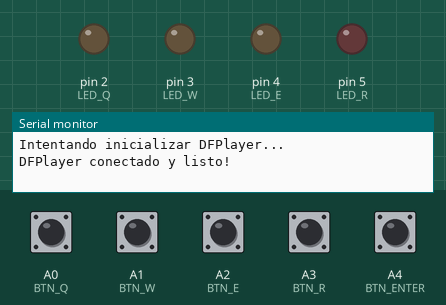
Simulated run of this sketch. Board: Arduino Leonardo, built with avr-gcc and run on an emulated ATmega32U4. Shown: output pins drawn as LEDs (lit = HIGH), the last lines printed to the serial monitor. The test bench sets the inputs (shaded band); at power-on: A0 (BTN_Q), A1 (BTN_W), A2 (BTN_E), A3 (BTN_R), A4 (BTN_ENTER) HIGH. The audio player accepts every command and is not drawn; USB keyboard and mouse output is not drawn.

Above: at 2.2 s.
2.3 s: A0 (BTN_Q) pulled LOW for 0.15 s
At 3.1 s:
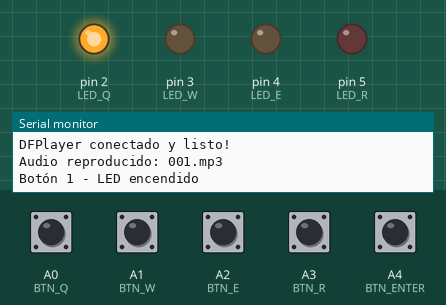
4.8 s: A1 (BTN_W) pulled LOW for 0.15 s
At 5.2 s:
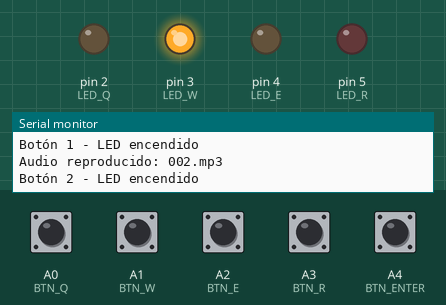
7.3 s: A2 (BTN_E) pulled LOW for 0.15 s
At 8.1 s:
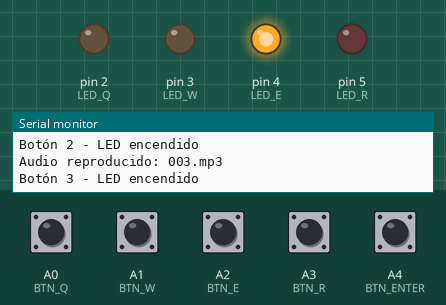
9.8 s: A3 (BTN_R) pulled LOW for 0.15 s
At 10.5 s:
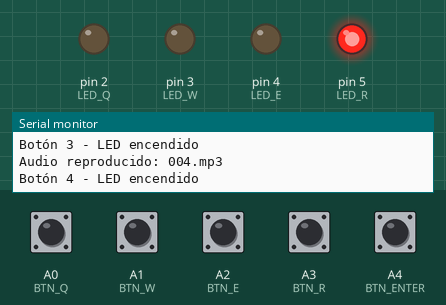
13.9 s: A0 (BTN_Q) driven LOW and A1 (BTN_W) driven LOW
At 14.7 s:
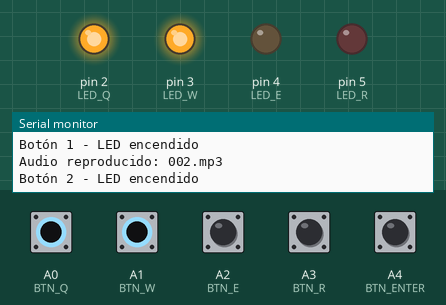
Timing chart, 0 to 16.9 s (numbered marks = the images above; inputs shaded):
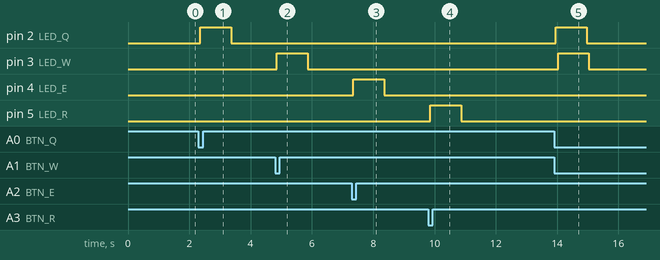

The sketch:

player1DFOpcional.ino
```cpp
#include <SoftwareSerial.h>
#include <DFRobotDFPlayerMini.h>
#include <Keyboard.h>

// Definición de pines de botones
#define BTN_Q   A0
#define BTN_W   A1
#define BTN_E   A2
#define BTN_R   A3
#define BTN_ENTER A4

// Definición de pines de LEDs
#define LED_Q   2
#define LED_W   3
#define LED_E   4
#define LED_R   5

// Definición de pines para DFPlayer Mini
#define DFPLAYER_TX   9
#define DFPLAYER_RX   10

// Objetos
SoftwareSerial mySoftwareSerial(DFPLAYER_RX, DFPLAYER_TX);
DFRobotDFPlayerMini myDFPlayer;

// Variables para control de LEDs
unsigned long ledOffTime[4] = {0, 0, 0, 0};
bool ledState[4] = {false, false, false, false};

// Último estado de los botones
int lastButtonState[5] = {HIGH, HIGH, HIGH, HIGH, HIGH};

// Flag para saber si el DFPlayer está disponible
bool dfplayerAvailable = false;

void setup() {
  // Configurar LEDs
  pinMode(LED_Q, OUTPUT);
  pinMode(LED_W, OUTPUT);
  pinMode(LED_E, OUTPUT);
  pinMode(LED_R, OUTPUT);

  digitalWrite(LED_Q, LOW);
  digitalWrite(LED_W, LOW);
  digitalWrite(LED_E, LOW);
  digitalWrite(LED_R, LOW);

  // Configurar botones
  pinMode(BTN_Q, INPUT_PULLUP);
  pinMode(BTN_W, INPUT_PULLUP);
  pinMode(BTN_E, INPUT_PULLUP);
  pinMode(BTN_R, INPUT_PULLUP);
  pinMode(BTN_ENTER, INPUT_PULLUP);

  // Iniciar teclado HID (siempre funciona)
  Keyboard.begin();

  // Serial para debug
  Serial.begin(115200);

  // Intentar inicializar DFPlayer (opcional)
  mySoftwareSerial.begin(9600);

  Serial.println("Intentando inicializar DFPlayer...");

  // Dar tiempo al DFPlayer para encenderse
  delay(500);

  if (myDFPlayer.begin(mySoftwareSerial)) {
    dfplayerAvailable = true;
    myDFPlayer.volume(20);
    Serial.println("DFPlayer conectado y listo!");

    // Opcional: reproducir un sonido de inicio para confirmar
    // myDFPlayer.play(1);
  } else {
    dfplayerAvailable = false;
    Serial.println("DFPlayer NO detectado - El sistema funciona sin audio");

    // Opcional: parpadeo rápido en LED_Q para indicar que no hay DFPlayer
    for (int i = 0; i < 3; i++) {
      digitalWrite(LED_Q, HIGH);
      delay(100);
      digitalWrite(LED_Q, LOW);
      delay(100);
    }
  }
}

void loop() {
  // Verificar botones (con o sin DFPlayer)
  checkButton(BTN_Q, '1', 0, LED_Q, 1);
  checkButton(BTN_W, '2', 1, LED_W, 2);
  checkButton(BTN_E, '3', 2, LED_E, 3);
  checkButton(BTN_R, '4', 3, LED_R, 4);
  checkButtonEnter(BTN_ENTER);

  // Apagar LEDs después de 1000ms
  for (int i = 0; i < 4; i++) {
    if (ledState[i] && millis() - ledOffTime[i] >= 1000) {
      digitalWrite(i + 2, LOW);
      ledState[i] = false;
    }
  }

  delay(10);
}

void checkButton(int buttonPin, char keyChar, int ledIndex, int ledPin, int trackNumber) {
  int currentState = digitalRead(buttonPin);

  if (currentState == LOW && lastButtonState[ledIndex] == HIGH) {
    // Enviar tecla HID (siempre funciona)
    Keyboard.press(keyChar);
    delay(50);
    Keyboard.release(keyChar);

    // Encender LED (siempre funciona)
    digitalWrite(ledPin, HIGH);
    ledState[ledIndex] = true;
    ledOffTime[ledIndex] = millis();

    // Reproducir audio SOLO si el DFPlayer está disponible
    if (dfplayerAvailable) {
      myDFPlayer.play(trackNumber);
      Serial.print("Audio reproducido: 00");
      Serial.print(trackNumber);
      Serial.println(".mp3");
    } else {
      Serial.print("Tecla enviada: ");
      Serial.print(keyChar);
      Serial.println(" (sin audio - DFPlayer no conectado)");
    }

    // Debug
    Serial.print("Botón ");
    Serial.print(keyChar);
    Serial.println(" - LED encendido");
  }

  lastButtonState[ledIndex] = currentState;
}

void checkButtonEnter(int buttonPin) {
  int currentState = digitalRead(buttonPin);

  if (currentState == LOW && lastButtonState[4] == HIGH) {
    Keyboard.press(KEY_RETURN);
    delay(50);
    Keyboard.release(KEY_RETURN);
    Serial.println("ENTER presionado");
  }

  lastButtonState[4] = currentState;
}
```

Measured:
- after the input at 2.3 s, pin 2 (LED_Q): LOW → HIGH after 0.06 s, → LOW 1.0 s later
- after the input at 4.8 s, pin 3 (LED_W): LOW → HIGH after 0.05 s, → LOW 1.0 s later
- after the input at 7.3 s, pin 4 (LED_E): LOW → HIGH after 0.06 s, → LOW 1.0 s later
- after the input at 9.8 s, pin 5 (LED_R): LOW → HIGH after 0.06 s, → LOW 1.0 s later
- after the input at 13.9 s, pin 2 (LED_Q): LOW → HIGH after 0.05 s, → LOW 1.0 s later; pin 3 (LED_W): LOW → HIGH after 0.13 s, → LOW 1.0 s later
